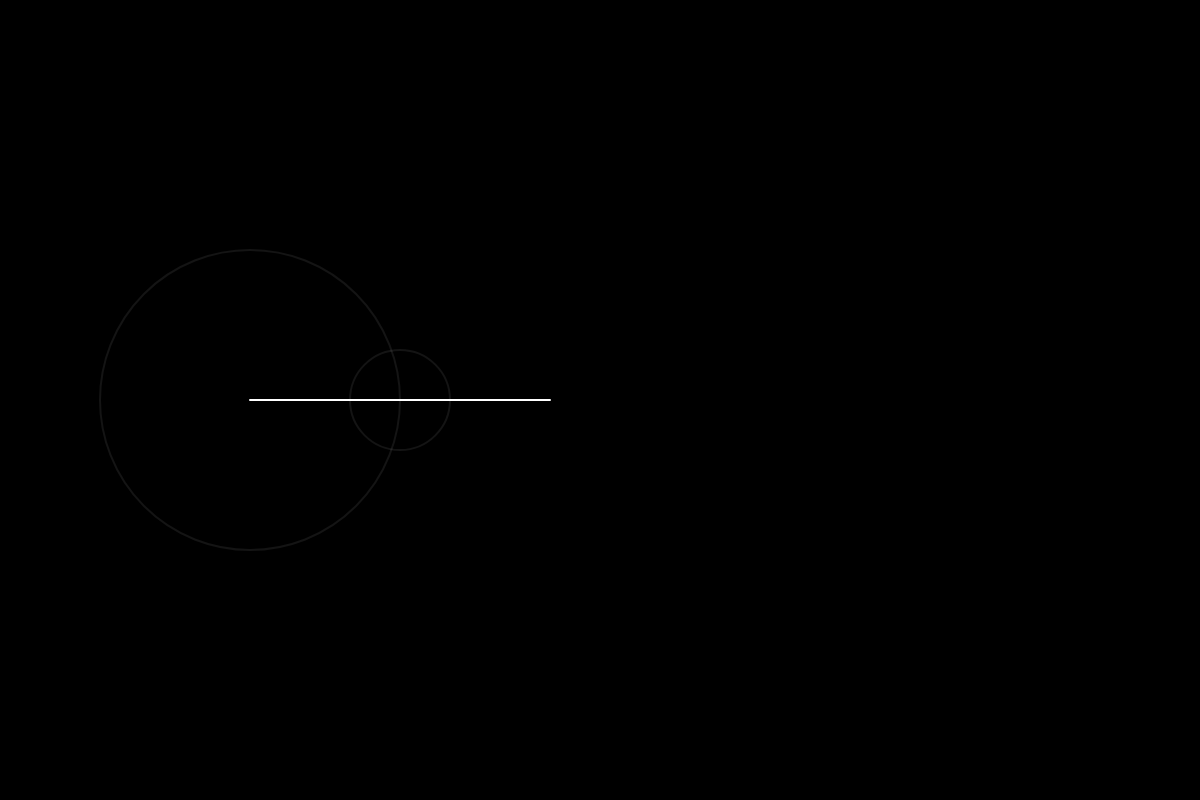
Frame 1 (no input)
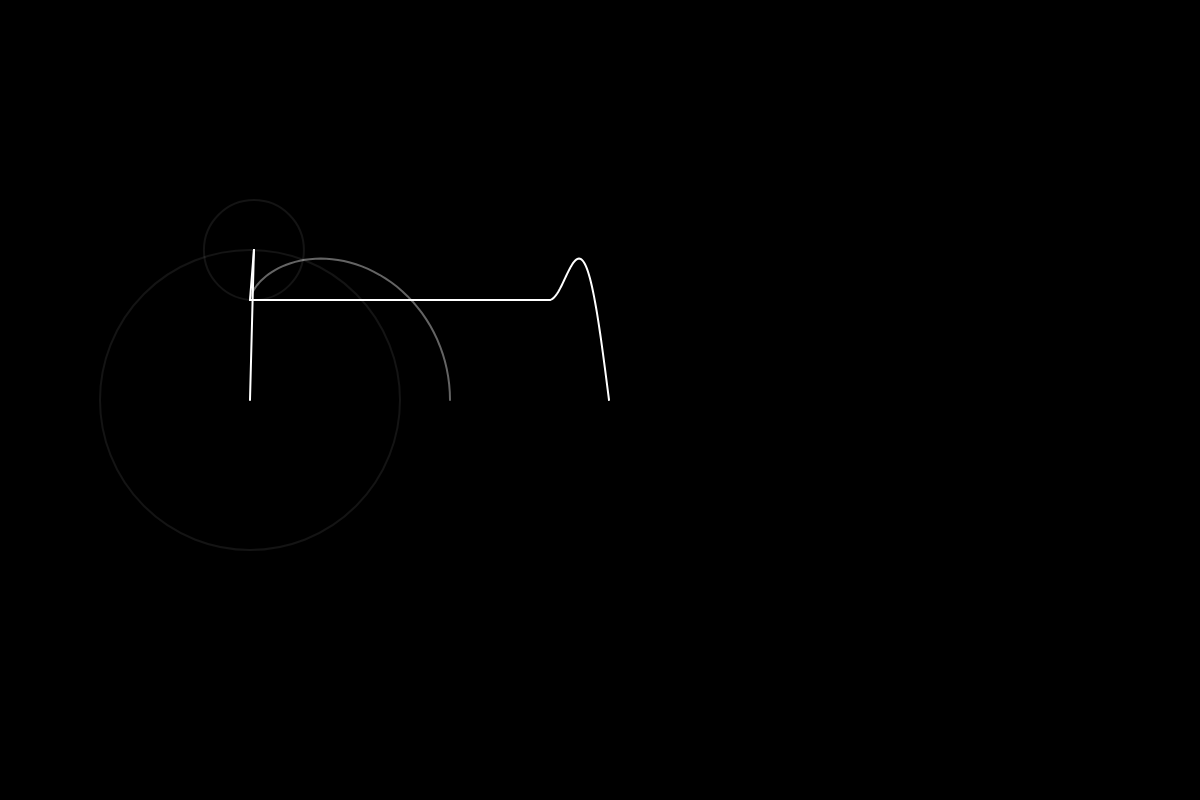
Frame 60 (no input)
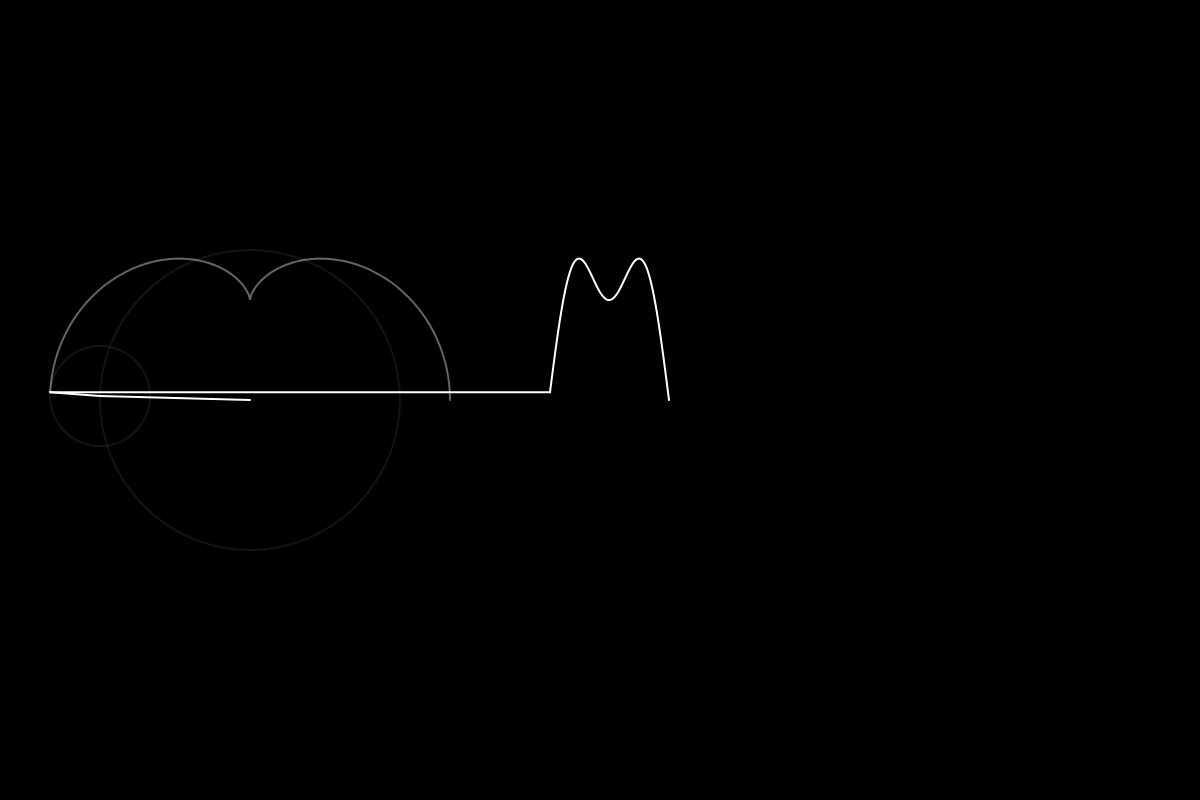
Frame 120 (the mouse pressed at the canvas centre since frame 60)

The p5.js sketch that drew these frames (run headless with seeded random() and noise() and a simulated clock; from frame 60 on, the mouse is pressed at the canvas centre):

// p5.js sketch
// ── sketch.js
let angle = 0;
let wave_y = [];
let wave_x = [];

let slider_n;
let slider_s;
let slider_f0;
let select_w;


function sqare(n){return (((n + 1) % 2) ? 0.0 : 1.0) / n;}
function tri(n){ if (!(n % 2)) return 0; return ((n % 4 === 1) ? 1 : -1) / (n * n);}
function saw(n){ return ((n % 2) ? -1 : 1) / (n + 1); }
function fib(n) {
  var fst = 0.01, sec = 0.01, add;
  for (var i = 0; i < n; i++) {
    add = fst + sec;
    fst = sec;
    sec = add;
  }
  return add;
}
function pulse(n) {return 0.1; }







function setup() {
  createCanvas(1200, 800);
  
  createSpan("harmonics");
  slider_n = createSlider(2, 50, 5, 1);
  createSpan("scale");
  slider_s = createSlider(50, 500, 150, 10);
  createSpan("frequency");
  slider_f0 = createSlider(0.1, 2, 0.25, 0.01);
  
  select_w = createSelect();
  select_w.option('square', 0);
  select_w.option('triangle', 1);
  select_w.option('sawtooth', 2);
  select_w.option('fibonacci', 3);
  select_w.option('pulse', 4);

}


function draw() {
  background(0);
  translate(250, height/2)
  strokeWeight(2);
  
  let fps = (!frameRate() ? 30: frameRate())
  let x = 0;
  let y = 0;
  let xmem = 0;
  let ymem = 0;
  let amp = 0;
  let scale = slider_s.value();
  
  for (let n = 1; n<slider_n.value(); n++){

    switch (Number(select_w.value())){
      case 0: amp = scale * sqare(n); break;
      case 1: amp = scale * tri(n); break;
      case 2: amp = scale * saw(n); break;
      case 3: amp = scale * fib(n); break;
      case 4: amp = scale * pulse(n); break;
    }
    
    x += amp * cos(n * angle);
    y += amp * sin(n * angle);

    stroke(255, 20);
    noFill();
    circle(xmem, ymem, amp * 2);
    
    stroke(255);
    fill(255);
    line(xmem, ymem, x, y)
    //circle(x, y, 4)
    
    xmem = x;
    ymem = y;
    
  }
  wave_y.unshift(y);
  wave_x.unshift(x);
  
  // keep array length short
  if (wave_y.length > width - 500 -100) {
      wave_y.pop();
  }
  if (wave_x.length > fps/slider_f0.value()) {
      wave_x.pop();
  }
  
  // draw horizontal line
  translate(300, 0);
  line(x-300, y, 0, wave_y[0]);
  
  // draw waveform
  beginShape();
  noFill();
  for (let i = 0; i< wave_y.length; i++){
    vertex(i, wave_y[i]);
  }
  endShape();
  
  // draw sling line
  beginShape();
  noFill();
  stroke(255, 100);
  for (let i = 0; i< wave_x.length; i++){
    vertex(wave_x[i]-300, wave_y[i]);
  }
  endShape();
 
  // increase angle for next frame
  angle -= 2 * PI * slider_f0.value() / fps;

}
